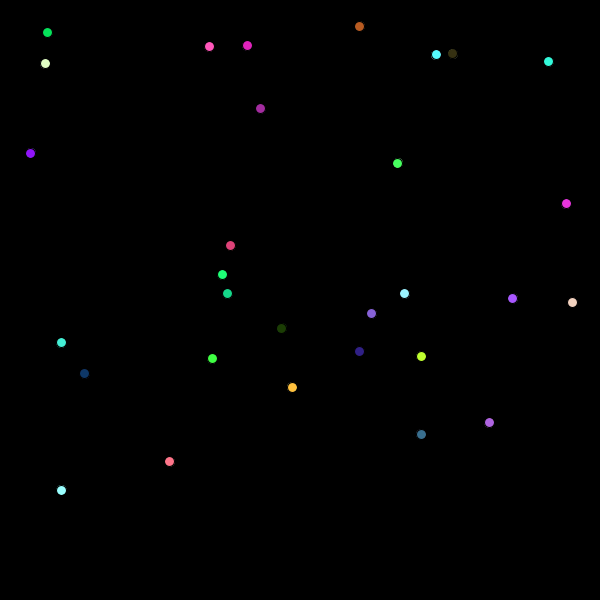
Frame 1 (no input)
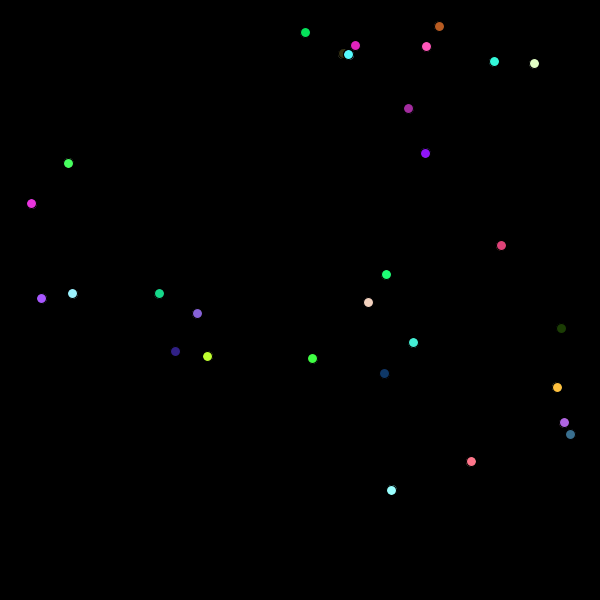
Frame 60 (the mouse pressed at the canvas centre just before this capture)
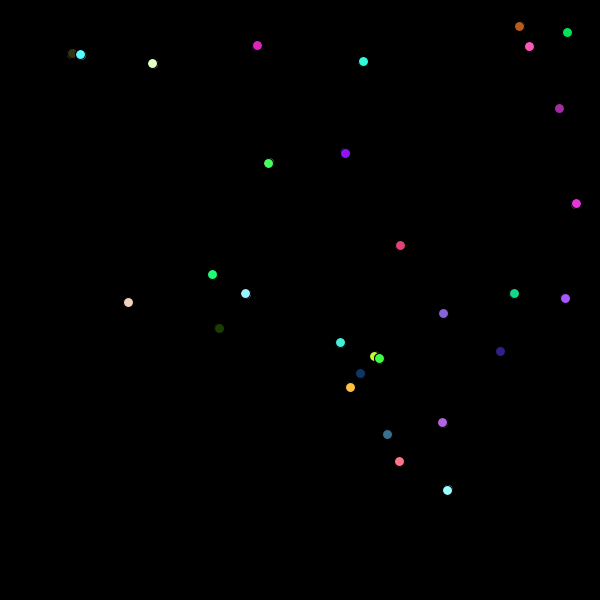
Frame 120 (the mouse held since frame 60 and released just before this capture)

The Processing sketch that drew these frames (run headless with seeded random() and noise(); from frame 60 on, the mouse is pressed at the canvas centre):

// Processing sketch: Chain_Reacts
// ── Chain_Reacts.pde
// Frank Chen
// APCS2 pd2
// HW53 -- All That Bouncin'
// 2018-05-23

Ball[] balls = new Ball[ 30 ];

  void setup() 
  {
    background( 0 );
    size( 600, 600 );
    for( int i = 0; i < 30; i++ )
    {
      balls[ i ] = new Ball();
    }
  }
  
  void draw()
  {
   background( 0 );
   for( Ball ball : balls )
   {
     ball.move();
     ball.draw();
   }
  }

// ── Ball.pde
// Frank Chen
// APCS2 pd2
// HW53 -- All That Bouncin'
// 2018-05-23

class Ball 
{
  float xCor = random( 15, 585 );
  float yCor = random( 15, 585 );
  float speed = random( 1, 15 );
  color c = color( random( 0, 300 ), random( 0, 300 ), random( 0, 300 ) );
  
  void draw()
  {
    fill( c );
    ellipse( xCor, yCor, 10, 10 );
  }
  
  void move()
  {
    xCor += speed;
    if( (xCor > width - 15 || xCor < 15 ) )
    {
      speed *= -1;
    }
    ellipse( xCor, yCor, 10, 10 );
  }

}
